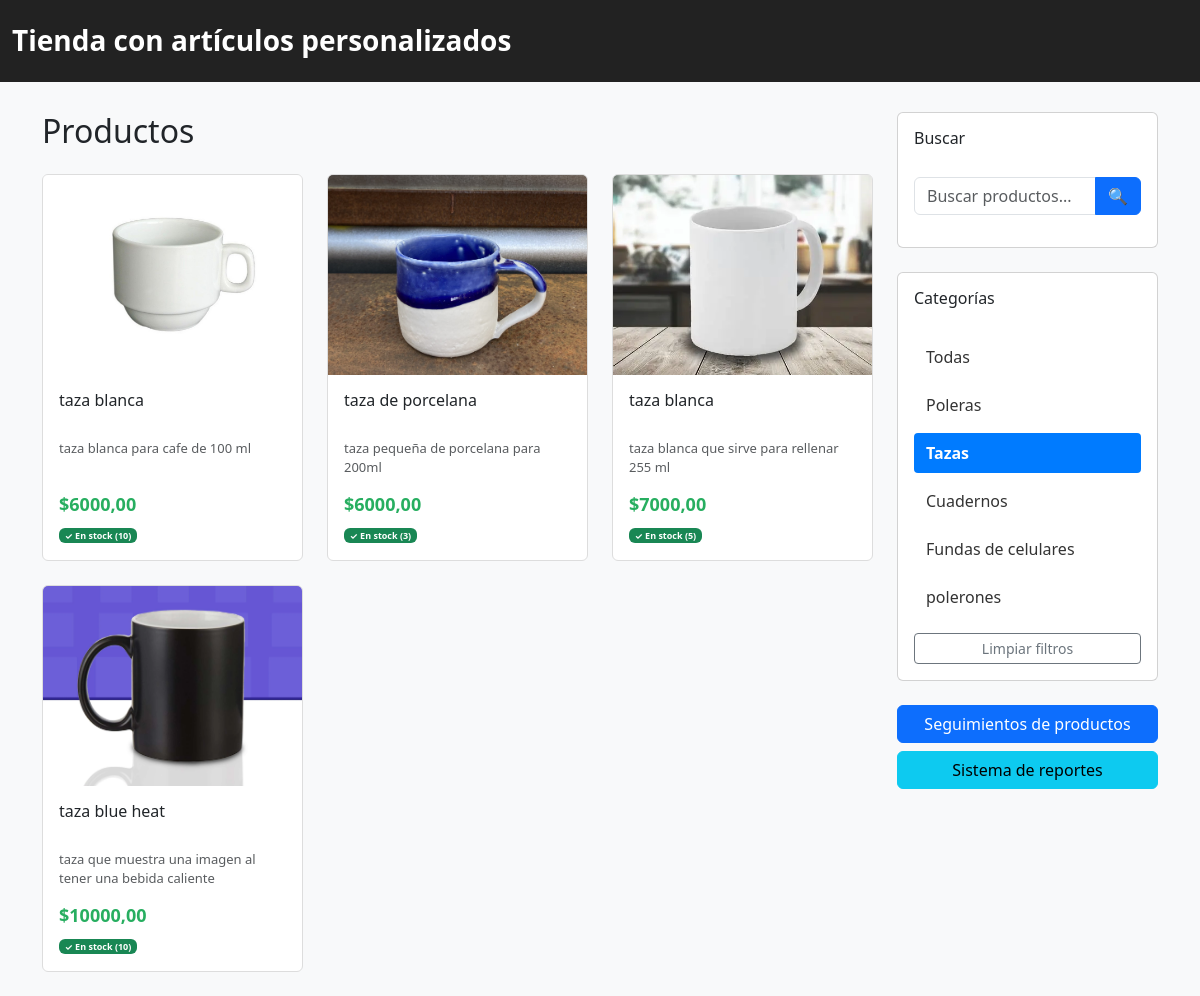
Page /?categoria=2 on the committed database.
### myApp/models.py (models this page shows, shortened)
class Producto(models.Model):
    categoria = models.ForeignKey(Categoria, on_delete=models.CASCADE, related_name='productos')
    nombre = models.CharField(max_length=150)
    descripcion = models.TextField(blank=True)
    precio = models.DecimalField(max_digits=10, decimal_places=2)
    stock = models.PositiveIntegerField(default=0)
    activo = models.BooleanField(default=True)

class ProductoImagen(models.Model):
    producto = models.ForeignKey(Producto, on_delete=models.CASCADE, related_name='imagenes')
    imagen = models.ImageField(upload_to= producto_imagen_path)

class Categoria(models.Model):
    TIPO_CHOICES = (
        ('producto', 'Producto'),
        ('insumo', 'Insumo'),
    )
    nombre = models.CharField(max_length=100, unique=True)
    descripcion = models.TextField(blank=True)
    tipo = models.CharField(max_length=20, choices=TIPO_CHOICES, default='producto')

### myApp/views.py (the view)
# urls.py: path('', views.home, name='home'),
def home(request):
    q = request.GET.get('q', '')
    productos = Producto.objects.filter(activo=True, categoria__tipo='producto').order_by('-id')
    categorias = Categoria.objects.filter(tipo='producto', productos__activo=True).distinct()
    categoria_id = request.GET.get('categoria')
    categoria_seleccionada = None
    if categoria_id:
        categoria_seleccionada = get_object_or_404(Categoria, pk=categoria_id, tipo='producto')
        productos = productos.filter(categoria_id=categoria_id)
    if q:
        productos = productos.filter(
            Q(nombre__icontains=q) |
            Q(descripcion__icontains=q)
        )
    paginator = Paginator(productos, 9)
    page_number = request.GET.get('page')
    productos = paginator.get_page(page_number)
    context = {
        'productos': productos,
        'categorias': categorias,
        'categoria_seleccionada': categoria_seleccionada,
        'q': q,
    }
    return render(request, 'home.html', context)

### templates/home.html (shortened to what this page needs)
{% load static %}
<!DOCTYPE html>
<html lang="es">
<head>
    <link href="https://cdn.jsdelivr.net/npm/bootstrap@5.3.0/dist/css/bootstrap.min.css" rel="stylesheet">
    <link rel="stylesheet" href="{% static 'css/styles.css' %}">
</head>
<body>
<div class="header">
    <div class="container">
        <h1>Tienda con artículos personalizados</h1>
    </div>
</div>
<div class="container">
    <div class="row">
        <div class="col-lg-9">
            <h2 class="mb-4">Productos</h2>
            {% if productos %}
                <div class="row g-4 mb-4">
                    {% for producto in productos %}
                        <div class="col-lg-4 col-md-6">
                            <div class="card producto-card">
                                {% if producto.imagenes.all %}
                                    <img src="{{ producto.imagenes.first.imagen.url }}" alt="{{ producto.nombre }}" class="card-img-top producto-imagen">
                                {% else %}
                                    <div class="producto-imagen d-flex align-items-center justify-content-center bg-light">
                                        <span class="text-muted">Sin imagen</span>
                                    </div>
                                {% endif %}
                                <div class="card-body d-flex flex-column">
                                    <h5 class="card-title">
                                        <a href="{% url 'detalle_producto' producto.pk %}" class="text-decoration-none text-dark">
                                            {{ producto.nombre }}
                                        </a>
                                    </h5>
                                    <p class="card-text text-muted">{{ producto.descripcion|truncatewords:10 }}</p>
                                    <div class="mt-auto">
                                        <div class="precio mb-2">${{ producto.precio }}</div>
                                        <div class="stock">
                                            {% if producto.stock > 0 %}
                                                <span class="badge bg-success">✓ En stock ({{ producto.stock }})</span>
                                            {% else %}
                                                <span class="badge bg-danger">✗ Sin stock</span>
                                            {% endif %}
                                        </div>
                                    </div>
                                </div>
                            </div>
                        </div>
                    {% endfor %}
                </div>
            {% else %}
                <div class="sin-productos">
                    <p>No hay productos disponibles.</p>
                </div>
            {% endif %}
        </div>
        <div class="col-lg-3">
            <div class="card mb-4">
                <div class="card-body">
                    <h5 class="card-title">Buscar</h5>
                    <form method="GET" class="mb-3">
                        <div class="input-group">
                            <input type="text" name="q" class="form-control" placeholder="Buscar productos..." value="{{ q }}">
                            <button class="btn btn-primary" type="submit">🔍</button>
                        </div>
                    </form>
                </div>
            </div>
            <div class="card mb-4">
                <div class="card-body">
                    <h5 class="card-title">Categorías</h5>
                    <ul class="filtro-categoria">
                        <li>
                            {% if categoria_seleccionada %}
                                {% if q %}
                                    <a href="?q={{ q }}">Todas</a>
                                {% else %}
                                    <a href="?">Todas</a>
                                {% endif %}
                            {% else %}
                                {% if q %}
                                    <a href="?q={{ q }}" class="active">Todas</a>
                                {% else %}
                                    <a href="?" class="active">Todas</a>
                                {% endif %}
                            {% endif %}
                        </li>
                        {% for categoria in categorias %}
                            <li>
                                {% if categoria_seleccionada and categoria_seleccionada.id == categoria.id %}
                                    {% if q %}
                                        <a href="?categoria={{ categoria.id }}&q={{ q }}" class="active">
                                            {{ categoria.nombre }}
                                        </a>
                                    {% else %}
                                        <a href="?categoria={{ categoria.id }}" class="active">
                                            {{ categoria.nombre }}
                                        </a>
                                    {% endif %}
                                {% else %}
                                    {% if q %}
                                        <a href="?categoria={{ categoria.id }}&q={{ q }}">
                                            {{ categoria.nombre }}
                                        </a>
                                    {% else %}
                                        <a href="?categoria={{ categoria.id }}">
                                            {{ categoria.nombre }}
                                        </a>
                                    {% endif %}
                                {% endif %}
                            </li>
                        {% endfor %}
                    </ul>
                    {% if categoria_seleccionada or q %}
                        <div class="limpiar-filtros">
                            <a href="?" class="btn btn-sm btn-outline-secondary w-100">Limpiar filtros</a>
                        </div>
                    {% endif %}
                </div>
            </div>
            <a href="{% url 'listar_seguimientos' %}" class="btn btn-primary w-100 mb-2">Seguimientos de productos</a>
            <a href="{% url 'reportes' %}" class="btn btn-info w-100">Sistema de reportes</a>
        </div>
    </div>
</div>
</body>
</html>

### static/css/styles.css (style rules this page uses)
body { background: #f8f9fa; }
.header { background: #222; padding: 24px 0; color: white; margin-bottom: 30px; }
.header .container { max-width: 1200px; margin: 0 auto; display: flex; justify-content: space-between; align-items: center; }
.header h1 { margin: 0; font-size: 28px; font-weight: 600; color: white; }
.producto-card { height: 100%; transition: transform 0.3s, box-shadow 0.3s; border: 1px solid #ddd; }
.producto-imagen { width: 100%; height: 200px; object-fit: cover; background: #e0e0e0; }
.card-body h5 { font-size: 16px; height: 40px; overflow: hidden; display: -webkit-box; -webkit-line-clamp: 2; -webkit-box-orient: vertical; }
.card-body p { font-size: 13px; color: #666; height: 36px; overflow: hidden; display: -webkit-box; -webkit-line-clamp: 2; -webkit-box-orient: vertical; }
.precio { font-size: 18px; font-weight: bold; color: #27ae60; }
.stock { font-size: 12px; color: #999; }
.filtro-categoria { list-style: none; padding: 0; }
.filtro-categoria li { margin-bottom: 8px; }
.filtro-categoria a { text-decoration: none; color: #333; display: block; padding: 8px 12px; border-radius: 4px; transition: background 0.3s; }
.filtro-categoria a.active { background: #007bff; color: white; font-weight: bold; }
.limpiar-filtros { margin-top: 10px; }

### rows in the picture
Producto: imagenes.first.imagen (picture), nombre "taza blanca", descripcion "taza blanca para cafe de 100 ml", precio "6000,00", stock "10"
Producto: imagenes.first.imagen (picture), nombre "taza de porcelana", descripcion "taza pequeña de porcelana para 200ml", precio "6000,00", stock "3"
Producto: imagenes.first.imagen (picture), nombre "taza blanca", descripcion "taza blanca que sirve para rellenar 255 ml", precio "7000,00", stock "5"
Producto: imagenes.first.imagen (picture), nombre "taza blue heat", descripcion "taza que muestra una imagen al tener una bebida caliente", precio "10000,00", stock "10"
Categoria: nombre "Poleras"
Categoria: nombre "Tazas"
Categoria: nombre "Cuadernos"
Categoria: nombre "Fundas de celulares"
Categoria: nombre "polerones"
